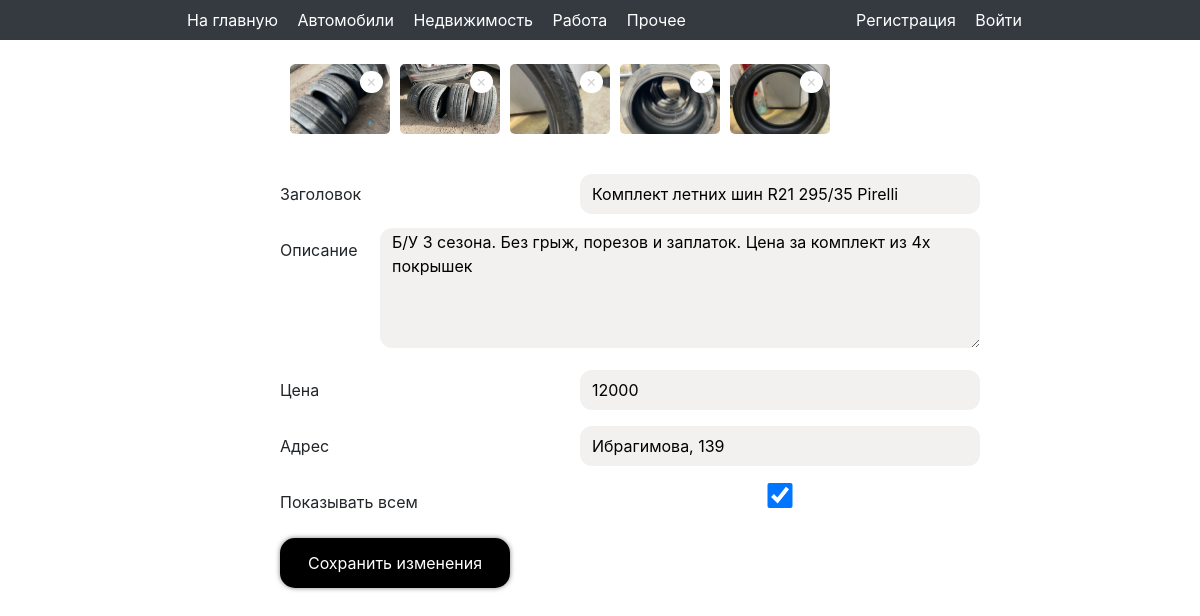
The page /edit_advert/8/ on the database as committed earlier.
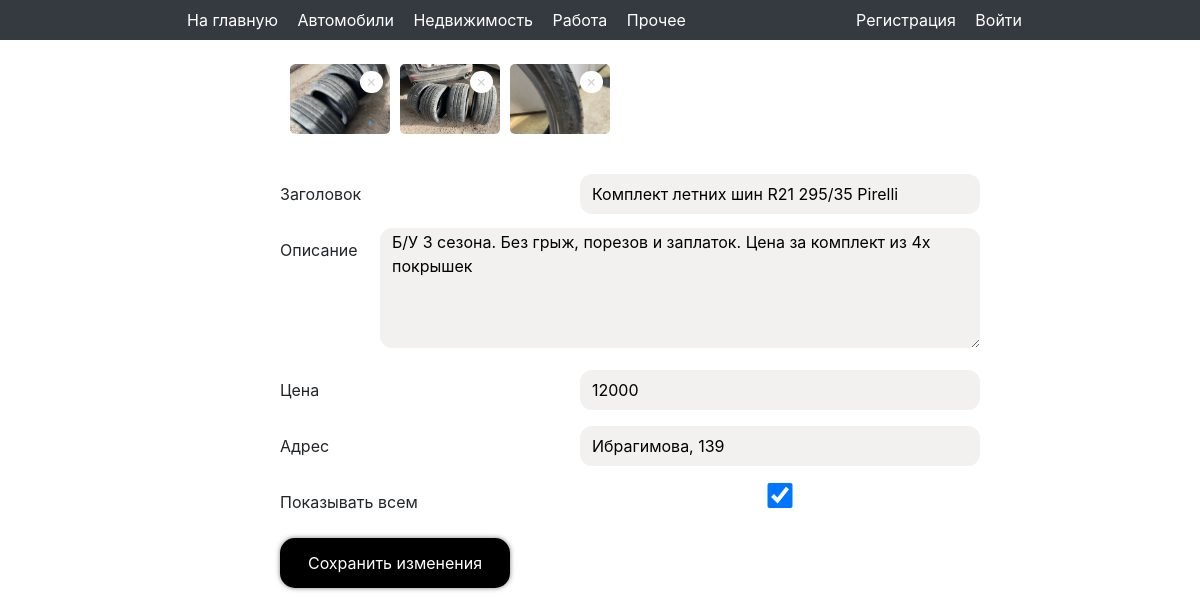
The same page on the database as committed later.
### avidoapp/models.py (models this page shows, shortened)
class ImageModel(models.Model):
    image = models.ImageField(upload_to='images', verbose_name='Фотография', blank=True)
    advert = models.ForeignKey(AdvertModel, on_delete=models.CASCADE, verbose_name='Объявление')
    class Meta:
        verbose_name = 'Фотография'
        verbose_name_plural = 'Фотографии'

class AdvertModel(models.Model):
    author = models.ForeignKey(User, on_delete=models.CASCADE, verbose_name='Автор')
    ad_object = models.ForeignKey(AdObjectModel, on_delete=models.CASCADE, verbose_name='Объект продажи', null=True)
    title = models.CharField(max_length=256, verbose_name='Заголовок')
    description = models.TextField(verbose_name='Описание')
    price = models.IntegerField(verbose_name='Цена')
    address = models.CharField(max_length=256, verbose_name='Адрес')
    publication_date = models.DateTimeField(default=timezone.now, verbose_name='Дата публикации')
    is_displayed = models.BooleanField(default=True, verbose_name='Отображать?')
    class Meta:
        verbose_name = 'Объявление'
        verbose_name_plural = 'Объявления'

### avidoapp/views.py (the view, shortened to what this page needs)
# urls.py: path('edit_advert/<int:id>/', edit_advert_view, name='edit_advert'),
def edit_advert_view(request, id):
    is_edit = True
    advert = AdvertModel.objects.get(id=id)
    images = ImageModel.objects.filter(advert=advert)
    form = None
    if advert.ad_object is None:
        form = None
    elif advert.ad_object.car_make:
        form = CarForm
    elif advert.ad_object.property_type:
        form = HouseForm
    elif advert.ad_object.job_title:
        form = JobForm
    form1 = form(instance=advert.ad_object) if advert.ad_object else None
    form2 = AdvertForm(instance=advert)
    form3 = ImageForm()
    return render(request, "create_advert.html", {
        "form1": form1,
        'form2': form2,
        'form3': form3,
        'images': images,
        'is_edit': is_edit
    })

### avidoapp/forms.py
class AdvertForm(forms.ModelForm):
    class Meta:
        model = AdvertModel
        fields = ('title', 'description', 'price', 'address', 'is_displayed')
        labels = {'is_displayed': 'Показывать всем'}

class ImageForm(forms.Form):
    photos = MultiFileField(min_num=1, max_num=10, max_file_size=1024*1024*5, label='Фотографии', required=False)

### avidoapp/templates/create_advert.html (shortened to what this page needs)
{% extends 'base.html' %}
{% block content %}
<div class="edit-profile">
    <div class="form-b">
        <form method="post" enctype="multipart/form-data">
            {% if images %}
            <div class="images-a">
                {% for image in images %}
                    <div class="images-a-div"><div class="images-a-div-a"><img src="{{ image.image.url }}"></div><a href="{% url 'delete_image' image.id %}"><span class="images-a-span">×</span></a></div>
                {% endfor %}
            </div><br>
            {% endif %}
            {% for field in form2 %}
                <div class="inputs">
                    <span>{{ field.label }}</span><span>{{ field }}</span>
                </div><br>
            {% endfor %}
            {% if is_edit %}
            <button>Сохранить изменения</button>
            {% else %}
            <button>Разместить</button>
            {% endif %}
        </form><br>
    </div>
</div>
{% endblock %}

Rows that differ between the two databases and show on the page:
removed ImageModel: image (picture)
removed ImageModel: image (picture)
